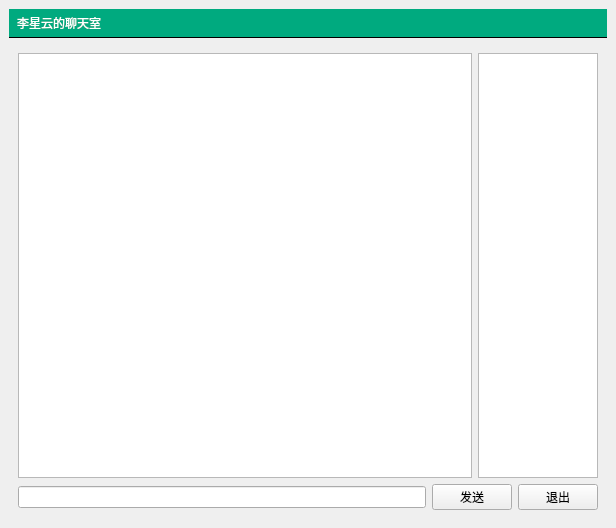
<?xml version="1.0" encoding="UTF-8"?>
<ui version="4.0">
 <class>MainWindow</class>
 <widget class="QMainWindow" name="MainWindow">
  <property name="geometry">
   <rect>
    <x>0</x>
    <y>0</y>
    <width>616</width>
    <height>528</height>
   </rect>
  </property>
  <property name="windowTitle">
   <string>聊天室客户端</string>
  </property>
  <property name="styleSheet">
   <string notr="true">#titleLabel{
border:none;
border-bottom:1px solid black;
padding: 5px;
font:24pt&quot;黑体&quot;;
color:rgb(255,255,255);
background-color:rgb(12, 37, 200);
}

#mainFrame{
border: none;
background:white;
}

#loginFrame{
background:qlineargradient(x1:0,y1:0,x2:0,y2:1,stop:0#ddf,stop:1#aaf);
border:1px solid gray;
padding:10px;
border-radius:25px;
}</string>
  </property>
  <widget class="QWidget" name="centralwidget">
   <layout class="QGridLayout" name="gridLayout_2">
    <item row="0" column="0">
     <widget class="QLabel" name="titleLabel">
      <property name="styleSheet">
       <string notr="true">#titleLabel{
background:white;
border:none;
border-bottom:1px solid black;
padding: 5px;
font:24pt&quot;黑体&quot;;
color:rgb(255,255,255);
background-color:rgba(0,170,127,255);
}

#mainFrame{
border: none;
background:white;
}

#loginFrame{
background:qlineargradient(x1:0,y1:0,x2:0,y2:1,stop:0#ddf,stop:1#aaf);
border:1px solid gray;
padding:10px;
border-radius:25px;
}</string>
      </property>
      <property name="text">
       <string>李星云的聊天室</string>
      </property>
     </widget>
    </item>
    <item row="1" column="0">
     <widget class="QStackedWidget" name="stackedWidget">
      <property name="styleSheet">
       <string notr="true">#titleLabel{
background:white;
border:none;
border-bottom:1px solid black;
padding: 5px;
font:24pt&quot;黑体&quot;;
color:rgb(255,255,255);
background-color:rgba(0,170,127,255);
}

#mainFrame{
border: none;
background:white;
}

#loginFrame{
background:qlineargradient(x1:0,y1:0,x2:0,y2:1,stop:0#ddf,stop:1#aaf);
border:1px solid gray;
padding:10px;
border-radius:25px;
}</string>
      </property>
      <property name="currentIndex">
       <number>1</number>
      </property>
      <widget class="QWidget" name="loginPage">
       <layout class="QGridLayout" name="gridLayout_3">
        <item row="0" column="1">
         <spacer name="verticalSpacer_3">
          <property name="orientation">
           <enum>Qt::Vertical</enum>
          </property>
          <property name="sizeHint" stdset="0">
           <size>
            <width>20</width>
            <height>164</height>
           </size>
          </property>
         </spacer>
        </item>
        <item row="1" column="0">
         <spacer name="horizontalSpacer">
          <property name="orientation">
           <enum>Qt::Horizontal</enum>
          </property>
          <property name="sizeHint" stdset="0">
           <size>
            <width>219</width>
            <height>20</height>
           </size>
          </property>
         </spacer>
        </item>
        <item row="1" column="1">
         <widget class="QFrame" name="loginFrame">
          <property name="frameShape">
           <enum>QFrame::StyledPanel</enum>
          </property>
          <property name="frameShadow">
           <enum>QFrame::Raised</enum>
          </property>
          <layout class="QVBoxLayout" name="verticalLayout_2">
           <item>
            <layout class="QGridLayout" name="gridLayout">
             <item row="0" column="0">
              <widget class="QLabel" name="label_2">
               <property name="text">
                <string>服务器地址</string>
               </property>
              </widget>
             </item>
             <item row="0" column="1">
              <widget class="QLineEdit" name="serverEdit">
               <property name="text">
                <string>127.0.0.1</string>
               </property>
              </widget>
             </item>
             <item row="1" column="0">
              <widget class="QLabel" name="label_3">
               <property name="text">
                <string>昵称</string>
               </property>
              </widget>
             </item>
             <item row="1" column="1">
              <widget class="QLineEdit" name="usernameEdit"/>
             </item>
            </layout>
           </item>
           <item>
            <spacer name="verticalSpacer">
             <property name="orientation">
              <enum>Qt::Vertical</enum>
             </property>
             <property name="sizeType">
              <enum>QSizePolicy::Fixed</enum>
             </property>
             <property name="sizeHint" stdset="0">
              <size>
               <width>20</width>
               <height>10</height>
              </size>
             </property>
            </spacer>
           </item>
           <item>
            <widget class="QPushButton" name="loginButton">
             <property name="text">
              <string>登录聊天室</string>
             </property>
            </widget>
           </item>
          </layout>
         </widget>
        </item>
        <item row="1" column="2">
         <spacer name="horizontalSpacer_2">
          <property name="orientation">
           <enum>Qt::Horizontal</enum>
          </property>
          <property name="sizeHint" stdset="0">
           <size>
            <width>218</width>
            <height>20</height>
           </size>
          </property>
         </spacer>
        </item>
        <item row="2" column="1">
         <spacer name="verticalSpacer_2">
          <property name="orientation">
           <enum>Qt::Vertical</enum>
          </property>
          <property name="sizeHint" stdset="0">
           <size>
            <width>20</width>
            <height>164</height>
           </size>
          </property>
         </spacer>
        </item>
       </layout>
      </widget>
      <widget class="QWidget" name="chatPage">
       <layout class="QVBoxLayout" name="verticalLayout">
        <item>
         <layout class="QHBoxLayout" name="horizontalLayout">
          <item>
           <widget class="QTextEdit" name="roomTextEdit"/>
          </item>
          <item>
           <widget class="QListWidget" name="userListWidget">
            <property name="maximumSize">
             <size>
              <width>120</width>
              <height>16777215</height>
             </size>
            </property>
           </widget>
          </item>
         </layout>
        </item>
        <item>
         <layout class="QHBoxLayout" name="horizontalLayout_2">
          <item>
           <widget class="QLineEdit" name="sayLineEdit">
            <property name="maximumSize">
             <size>
              <width>16777215</width>
              <height>16777215</height>
             </size>
            </property>
           </widget>
          </item>
          <item>
           <widget class="QPushButton" name="sayButton">
            <property name="text">
             <string>发送</string>
            </property>
           </widget>
          </item>
          <item>
           <widget class="QPushButton" name="logoutButton">
            <property name="text">
             <string>退出</string>
            </property>
           </widget>
          </item>
         </layout>
        </item>
       </layout>
      </widget>
     </widget>
    </item>
   </layout>
  </widget>
 </widget>
 <resources/>
 <connections/>
</ui>
